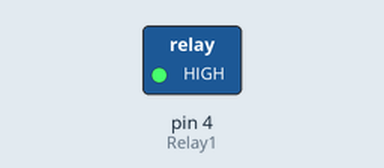
Bench run of a sketch on a simulated Arduino Uno, built with avr-gcc and run on an emulated ATmega328P. On the bench: switched loads named in the sketch (green lamp = pin HIGH).

Above: at 0.05 s.
Timing chart, 0 to 3.5 s (numbered marks = the images above):
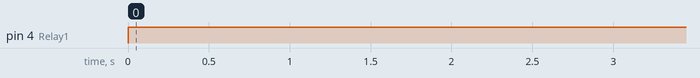

Measured:
- by itself, pin 4 (Relay1): LOW → HIGH at 0.00 s

The sketch:

test_thread.ino
```cpp
int Relay1 = 4;
int Relay2 = 5;
int LEDR = 6;

void Blink(){
  digitalWrite(LEDR, HIGH);
  delay(1000);               // dừng chương trình trong 1 giây => thây đèn sáng được 1 giây
  digitalWrite(LEDR, LOW);
  delay(1000);
}

void Pour(){
  digitalWrite(Relay1, HIGH);
  digitalWrite(LEDR, HIGH);
  delay(1000);
  digitalWrite(LEDR, LOW);
  delay(1000);
  digitalWrite(LEDR, HIGH);

  delay(1000);
  digitalWrite(Relay1, LOW);
}
void setup() {
  pinMode(Relay1, OUTPUT);
  digitalWrite(LEDR, HIGH);
}


void loop() {

  Pour();

}
```
